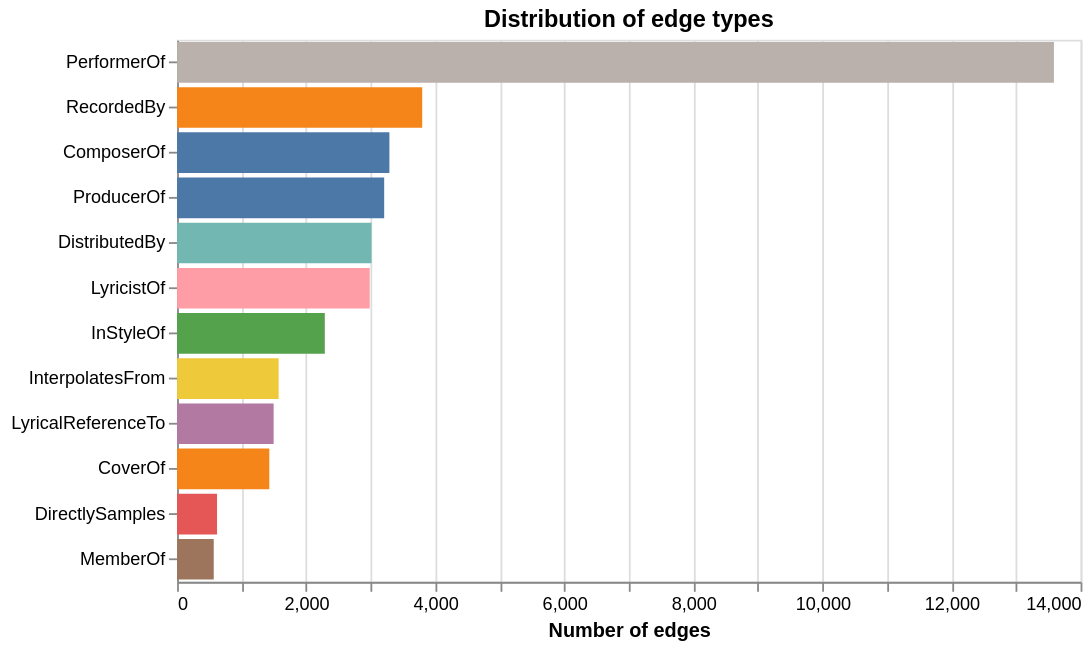

The code cell stored with this chart in its notebook:
### Markdown cell above
## 5. Edge types — bar chart
Same idea for edges. Edge types often tell you what kinds of relationships exist (e.g. *PerformerOf*, *MemberOf*, *ProducerOf*).

### Code cell
alt.Chart(edge_type_counts).mark_bar().encode(
    x=alt.X('count:Q', title='Number of edges'),
    y=alt.Y('edge_type:N', sort='-x', title=None),
    color=alt.Color('edge_type:N', legend=None),
    tooltip=['edge_type', 'count']
).properties(
    width=500, height=300,
    title='Distribution of edge types'
)

### Figure 1 — Vega-Lite specification as saved in the notebook (floating-point values rounded to 4 significant figures)
{"config": {"view": {"continuousWidth": 300, "continuousHeight": 300}}, "data": {"name": "data-d1a256125a6f745cf0de3559b24be39e"}, "mark": {"type": "bar"}, "encoding": {"color": {"field": "edge_type", "legend": null, "type": "nominal"}, "tooltip": [{"field": "edge_type", "type": "nominal"}, {"field": "count", "type": "quantitative"}], "x": {"field": "count", "title": "Number of edges", "type": "quantitative"}, "y": {"field": "edge_type", "sort": "-x", "title": null, "type": "nominal"}}, "height": 300, "title": "Distribution of edge types", "width": 500, "$schema": "https://vega.github.io/schema/vega-lite/v6.4.1.json", "datasets": {"data-d1a256125a6f745cf0de3559b24be39e": [{"edge_type": "PerformerOf", "count": 13587}, {"edge_type": "RecordedBy", "count": 3798}, {"edge_type": "ComposerOf", "count": 3290}, {"edge_type": "ProducerOf", "count": 3209}, {"edge_type": "DistributedBy", "count": 3013}, {"edge_type": "LyricistOf", "count": 2985}, {"edge_type": "InStyleOf", "count": 2289}, {"edge_type": "InterpolatesFrom", "count": 1574}, {"edge_type": "LyricalReferenceTo", "count": 1496}, {"edge_type": "CoverOf", "count": 1429}, {"edge_type": "DirectlySamples", "count": 619}, {"edge_type": "MemberOf", "count": 568}]}}
